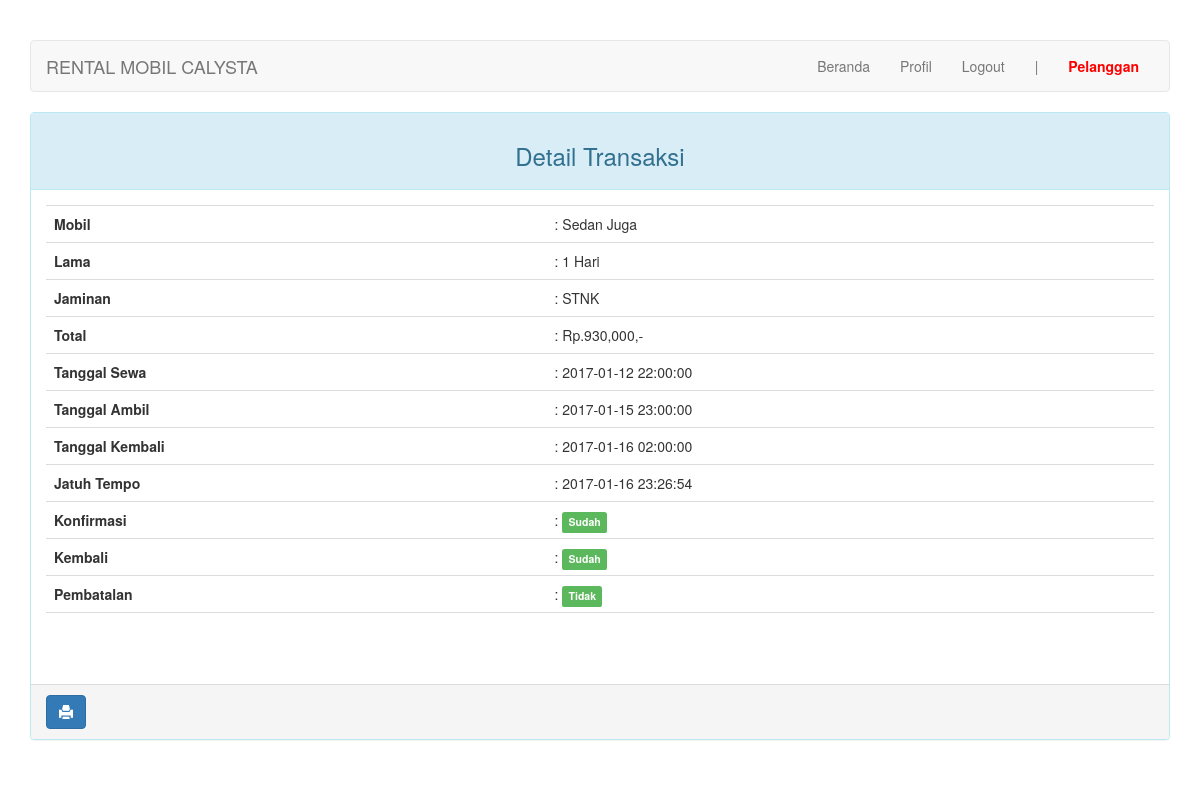
/index.php?page=detail&id=11 (signed in), run on the app's committed database.
### tables this page shows
CREATE TABLE `transaksi` (
  `id_transaksi` int(11) NOT NULL,
  `id_pelanggan` int(11) NOT NULL,
  `id_mobil` int(11) NOT NULL,
  `tgl_sewa` datetime NOT NULL,
  `tgl_ambil` datetime DEFAULT NULL,
  `tgl_kembali` datetime DEFAULT NULL,
  `lama` tinyint(1) NOT NULL,
  `total_harga` int(7) NOT NULL,
  `status` enum('0','1') NOT NULL,
  `jaminan` varchar(30) NOT NULL,
  `denda` int(7) DEFAULT '0',
  `jatuh_tempo` datetime NOT NULL,
  `konfirmasi` enum('0','1') DEFAULT NULL,
  `pembatalan` enum('0','1') DEFAULT NULL
);

CREATE TABLE `mobil` (
  `id_mobil` int(11) NOT NULL,
  `id_jenis` int(4) NOT NULL,
  `no_mobil` varchar(10) NOT NULL,
  `merk` varchar(20) NOT NULL,
  `nama_mobil` varchar(30) NOT NULL,
  `gambar` varchar(100) NOT NULL,
  `harga` int(7) NOT NULL,
  `status` enum('0','1') NOT NULL
);

### pelanggan/detail.php (the view, shortened to what this page needs)
  <div class="panel panel-info">
    <div class="panel-heading"><h3 class="text-center">Detail Transaksi</h3></div>
    <div class="panel-body">
      <table class="table table-hover">
          <tbody>
							<?php $query = $connection->query("SELECT t.id_transaksi, m.nama_mobil, t.lama, t.jaminan, t.total_harga, t.tgl_sewa, t.tgl_ambil, t.tgl_kembali, t.jatuh_tempo, t.status, t.konfirmasi, t.pembatalan FROM transaksi t JOIN pelanggan p USING(id_pelanggan) JOIN mobil m ON t.id_mobil=m.id_mobil WHERE id_transaksi=$_GET[id]");?>
							<?php while ($r = $query->fetch_assoc()): ?>
								<tr>
									<th>Mobil</th>
									<td>: <?=$r['nama_mobil']?></td>
								</tr>
								<tr>
									<th>Lama</th>
									<td>: <?=$r['lama']?> Hari</td>
								</tr>
								<tr>
									<th>Jaminan</th>
									<td>: <?=$r['jaminan']?></td>
								</tr>
								<tr>
									<th>Total</th>
									<td>: Rp.<?=number_format($r['total_harga'])?>,-</td>
								</tr>
								<tr>
									<th>Tanggal Sewa</th>
									<td>: <?=$r['tgl_sewa']?></td>
								</tr>
								<tr>
									<th>Tanggal Ambil</th>
									<td>: <?=($r['tgl_ambil']) ? $r['tgl_ambil'] : "<b>Belum</b>"?></td>
								</tr>
								<tr>
									<th>Tanggal Kembali</th>
									<td>: <?=($r['tgl_kembali']) ? $r['tgl_kembali'] : "<b>Belum</b>"?></td>
								</tr>
								<tr>
									<th>Jatuh Tempo</th>
									<td>: <?=$r['jatuh_tempo']?></td>
								</tr>
								<tr>
									<th>Konfirmasi</th>
									<td>: <span class="label label-<?=($r['konfirmasi']) ? "success" : "danger"?>"><?=($r['konfirmasi']) ? "Sudah" : "Belum"?></span></td>
								</tr>
								<tr>
									<th>Kembali</th>
									<td>: <span class="label label-<?=($r['status']) ? "success" : "danger"?>"><?=($r['status']) ? "Sudah" : "Belum"?></span></td>
								</tr>
								<tr>
									<th>Pembatalan</th>
									<td>: <span class="label label-<?=($r['pembatalan']) ? "danger" : "success"?>"><?=($r['pembatalan']) ? "Ya" : "Tidak"?></span></td>
								</tr>
								<tr class="hidden-print">
									<th></th>
									<td> &nbsp;
									</td>
								</tr>
							<?php endwhile; ?>
          </tbody>
      </table>
    </div>
    <div class="panel-footer hidden-print ">
        <a onClick="window.print();return false" class="btn btn-primary"><i class="glyphicon glyphicon-print"></i></a>
    </div>
</div>

### index.php (style rules this page uses)
body { margin-top: 40px; }

### data on the page
transaksi: id_mobil.nama_mobil "Sedan Juga", lama "1", jaminan "STNK", total_harga "930,000", tgl_sewa "2017-01-12 22:00:00", tgl_ambil "2017-01-15 23:00:00", tgl_kembali "2017-01-16 02:00:00", jatuh_tempo "2017-01-16 23:26:54", konfirmasi "Sudah", status "Sudah", pembatalan "Tidak"

### other printed values
$_SESSION["pelanggan"]["username"] "Pelanggan"
